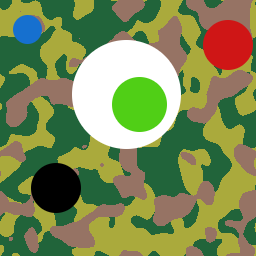
#> input picture Transformata Huga/HT.png, 256 x 256 px
$ python main.py
#> lines starting #> are read from the running program, lines starting #| are printed output that depends on the picture
#> further down, image is the input picture: shape (256, 256, 3); mean B, G, R 85.1, 138.2, 124.7
import numpy as np
import matplotlib.pyplot as plt
import cv2


def szarosc(img):
    B = img[:, :, 0]
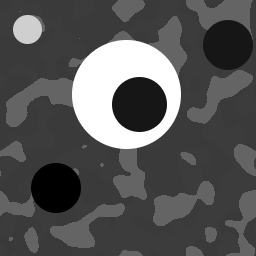
#> B: shape (256, 256); min 0, max 255, mean 85.1
    G = img[:, :, 1]
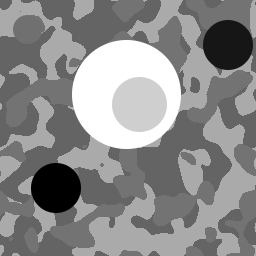
#> G: shape (256, 256); min 0, max 255, mean 138.2
    R = img[:, :, 2]
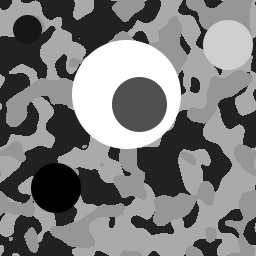
#> R: shape (256, 256); min 0, max 255, mean 124.7
    Y = 0.2126 * R + 0.7152 * G + 0.0722 * B
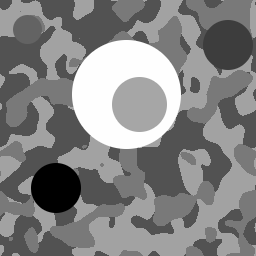
#> Y: shape (256, 256) float64; min 0, max 255, mean 131.5
    #Y2 = 0.299 * R + 0.7152 * G + 0.114 * B
    return Y


def okregi():
    r = 15
    rad = np.linspace(-np.pi, np.pi, 500)
    x = np.round(r * np.sin(rad) + r + 1).astype(int)
    y = np.round(r * np.cos(rad) + r + 1).astype(int)

    maska = np.zeros((2*r + 3, 2*r + 3))

    for k in range(500):
        maska[y[k], x[k]] = 1

    '''plt.imshow(maska)
    plt.show()

    plt.plot(x, y)
    plt.axis('equal')
    plt.show()'''
    return maska


image = cv2.imread("HT.png")
gray = szarosc(image)
'''plt.imshow(gray, cmap="gray")
plt.show()'''

okregi()
